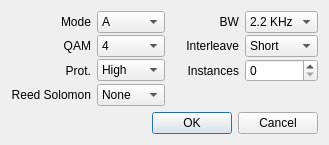
<?xml version="1.0" encoding="UTF-8"?>
<ui version="4.0">
 <class>DrmSettings</class>
 <widget class="QDialog" name="DrmSettings">
  <property name="geometry">
   <rect>
    <x>0</x>
    <y>0</y>
    <width>329</width>
    <height>143</height>
   </rect>
  </property>
  <property name="windowTitle">
   <string>Dialog</string>
  </property>
  <layout class="QGridLayout" name="gridLayout">
   <item row="0" column="0">
    <layout class="QGridLayout" name="gridLayout_2">
     <property name="horizontalSpacing">
      <number>6</number>
     </property>
     <property name="verticalSpacing">
      <number>2</number>
     </property>
     <item row="0" column="0">
      <widget class="QLabel" name="drmModeLabel">
       <property name="minimumSize">
        <size>
         <width>30</width>
         <height>0</height>
        </size>
       </property>
       <property name="text">
        <string>Mode</string>
       </property>
       <property name="alignment">
        <set>Qt::AlignRight|Qt::AlignTrailing|Qt::AlignVCenter</set>
       </property>
       <property name="wordWrap">
        <bool>false</bool>
       </property>
      </widget>
     </item>
     <item row="0" column="1">
      <widget class="QComboBox" name="drmTxModeComboBox">
       <item>
        <property name="text">
         <string>A</string>
        </property>
       </item>
       <item>
        <property name="text">
         <string>B</string>
        </property>
       </item>
       <item>
        <property name="text">
         <string>E</string>
        </property>
       </item>
      </widget>
     </item>
     <item row="0" column="3">
      <widget class="QLabel" name="drmBandwidthLabel">
       <property name="minimumSize">
        <size>
         <width>30</width>
         <height>0</height>
        </size>
       </property>
       <property name="text">
        <string>BW</string>
       </property>
       <property name="alignment">
        <set>Qt::AlignRight|Qt::AlignTrailing|Qt::AlignVCenter</set>
       </property>
       <property name="wordWrap">
        <bool>false</bool>
       </property>
      </widget>
     </item>
     <item row="0" column="4">
      <widget class="QComboBox" name="drmTxBandwidthComboBox">
       <item>
        <property name="text">
         <string>2.2 KHz</string>
        </property>
       </item>
       <item>
        <property name="text">
         <string>2.5 KHz</string>
        </property>
       </item>
      </widget>
     </item>
     <item row="1" column="0">
      <widget class="QLabel" name="drmQAMLabel">
       <property name="minimumSize">
        <size>
         <width>30</width>
         <height>0</height>
        </size>
       </property>
       <property name="text">
        <string>QAM</string>
       </property>
       <property name="alignment">
        <set>Qt::AlignRight|Qt::AlignTrailing|Qt::AlignVCenter</set>
       </property>
       <property name="wordWrap">
        <bool>false</bool>
       </property>
      </widget>
     </item>
     <item row="1" column="1">
      <widget class="QComboBox" name="drmTxQAMComboBox">
       <item>
        <property name="text">
         <string>4</string>
        </property>
       </item>
       <item>
        <property name="text">
         <string>16</string>
        </property>
       </item>
       <item>
        <property name="text">
         <string>64</string>
        </property>
       </item>
      </widget>
     </item>
     <item row="1" column="3">
      <widget class="QLabel" name="drmInterleavelabel">
       <property name="minimumSize">
        <size>
         <width>30</width>
         <height>0</height>
        </size>
       </property>
       <property name="text">
        <string>Interleave</string>
       </property>
       <property name="alignment">
        <set>Qt::AlignRight|Qt::AlignTrailing|Qt::AlignVCenter</set>
       </property>
       <property name="wordWrap">
        <bool>false</bool>
       </property>
      </widget>
     </item>
     <item row="1" column="4">
      <widget class="QComboBox" name="drmTxInterleaveComboBox">
       <item>
        <property name="text">
         <string>Short</string>
        </property>
       </item>
       <item>
        <property name="text">
         <string>Long</string>
        </property>
       </item>
      </widget>
     </item>
     <item row="2" column="0">
      <widget class="QLabel" name="drmProtectionLabel">
       <property name="minimumSize">
        <size>
         <width>30</width>
         <height>0</height>
        </size>
       </property>
       <property name="text">
        <string>Prot.</string>
       </property>
       <property name="alignment">
        <set>Qt::AlignRight|Qt::AlignTrailing|Qt::AlignVCenter</set>
       </property>
       <property name="wordWrap">
        <bool>false</bool>
       </property>
      </widget>
     </item>
     <item row="2" column="1">
      <widget class="QComboBox" name="drmTxProtectionComboBox">
       <item>
        <property name="text">
         <string>High</string>
        </property>
       </item>
       <item>
        <property name="text">
         <string>Low</string>
        </property>
       </item>
      </widget>
     </item>
     <item row="2" column="3">
      <widget class="QLabel" name="drmInstancesLabel">
       <property name="minimumSize">
        <size>
         <width>30</width>
         <height>0</height>
        </size>
       </property>
       <property name="text">
        <string>Instances</string>
       </property>
       <property name="alignment">
        <set>Qt::AlignRight|Qt::AlignTrailing|Qt::AlignVCenter</set>
       </property>
       <property name="wordWrap">
        <bool>false</bool>
       </property>
      </widget>
     </item>
     <item row="2" column="4">
      <widget class="QSpinBox" name="drmTxInstancesSpinBox"/>
     </item>
     <item row="3" column="0">
      <widget class="QLabel" name="drmReadSolomonLabel">
       <property name="minimumSize">
        <size>
         <width>30</width>
         <height>0</height>
        </size>
       </property>
       <property name="text">
        <string>Reed Solomon</string>
       </property>
       <property name="alignment">
        <set>Qt::AlignRight|Qt::AlignTrailing|Qt::AlignVCenter</set>
       </property>
       <property name="wordWrap">
        <bool>false</bool>
       </property>
      </widget>
     </item>
     <item row="3" column="1">
      <widget class="QComboBox" name="drmTxReedSolomonComboBox">
       <item>
        <property name="text">
         <string>None</string>
        </property>
       </item>
       <item>
        <property name="text">
         <string>RS1</string>
        </property>
       </item>
       <item>
        <property name="text">
         <string>RS2</string>
        </property>
       </item>
       <item>
        <property name="text">
         <string>RS3</string>
        </property>
       </item>
       <item>
        <property name="text">
         <string>RS4</string>
        </property>
       </item>
      </widget>
     </item>
    </layout>
   </item>
   <item row="1" column="0">
    <widget class="QDialogButtonBox" name="buttonBox">
     <property name="orientation">
      <enum>Qt::Horizontal</enum>
     </property>
     <property name="standardButtons">
      <set>QDialogButtonBox::Cancel|QDialogButtonBox::Ok</set>
     </property>
    </widget>
   </item>
  </layout>
 </widget>
 <resources/>
 <connections>
  <connection>
   <sender>buttonBox</sender>
   <signal>accepted()</signal>
   <receiver>DrmSettings</receiver>
   <slot>accept()</slot>
   <hints>
    <hint type="sourcelabel">
     <x>248</x>
     <y>254</y>
    </hint>
    <hint type="destinationlabel">
     <x>157</x>
     <y>274</y>
    </hint>
   </hints>
  </connection>
  <connection>
   <sender>buttonBox</sender>
   <signal>rejected()</signal>
   <receiver>DrmSettings</receiver>
   <slot>reject()</slot>
   <hints>
    <hint type="sourcelabel">
     <x>316</x>
     <y>260</y>
    </hint>
    <hint type="destinationlabel">
     <x>286</x>
     <y>274</y>
    </hint>
   </hints>
  </connection>
 </connections>
</ui>
